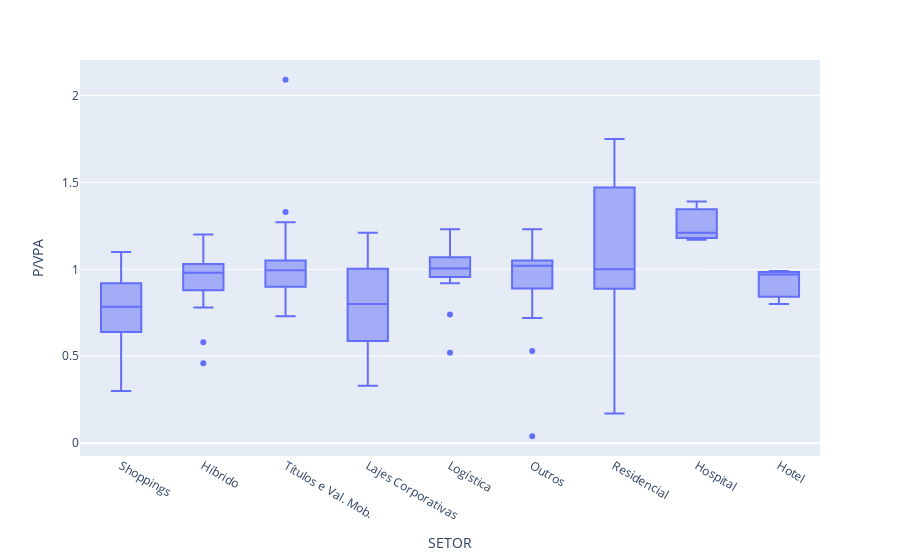

Source (notebook cell):
### Code cell
import plotly.express as px
fig = px.box(df[(df['P/VPA']<4) & (df['P/VPA']>0)], x="SETOR", y="P/VPA")
fig.show()

### Figure 1 — Plotly figure (JSON) as saved in the notebook; plotly's stock layout.template omitted (floating-point values rounded to 4 significant figures; data arrays with more than 128 entries replaced by an {"elided": "..."} marker saying what was removed)
{"data": [{"alignmentgroup": "True", "hovertemplate": "SETOR=%{x}<br>P/VPA=%{y}<extra></extra>", "legendgroup": "", "marker": {"color": "#636efa"}, "name": "", "notched": false, "offsetgroup": "", "orientation": "v", "showlegend": false, "type": "box", "x": {"elided": "222 str values"}, "x0": " ", "xaxis": "x", "y": {"elided": "222 float values"}, "y0": " ", "yaxis": "y"}], "layout": {"boxmode": "group", "legend": {"tracegroupgap": 0}, "margin": {"t": 60}, "xaxis": {"anchor": "y", "domain": [0, 1], "title": {"text": "SETOR"}}, "yaxis": {"anchor": "x", "domain": [0, 1], "title": {"text": "P/VPA"}}}}
